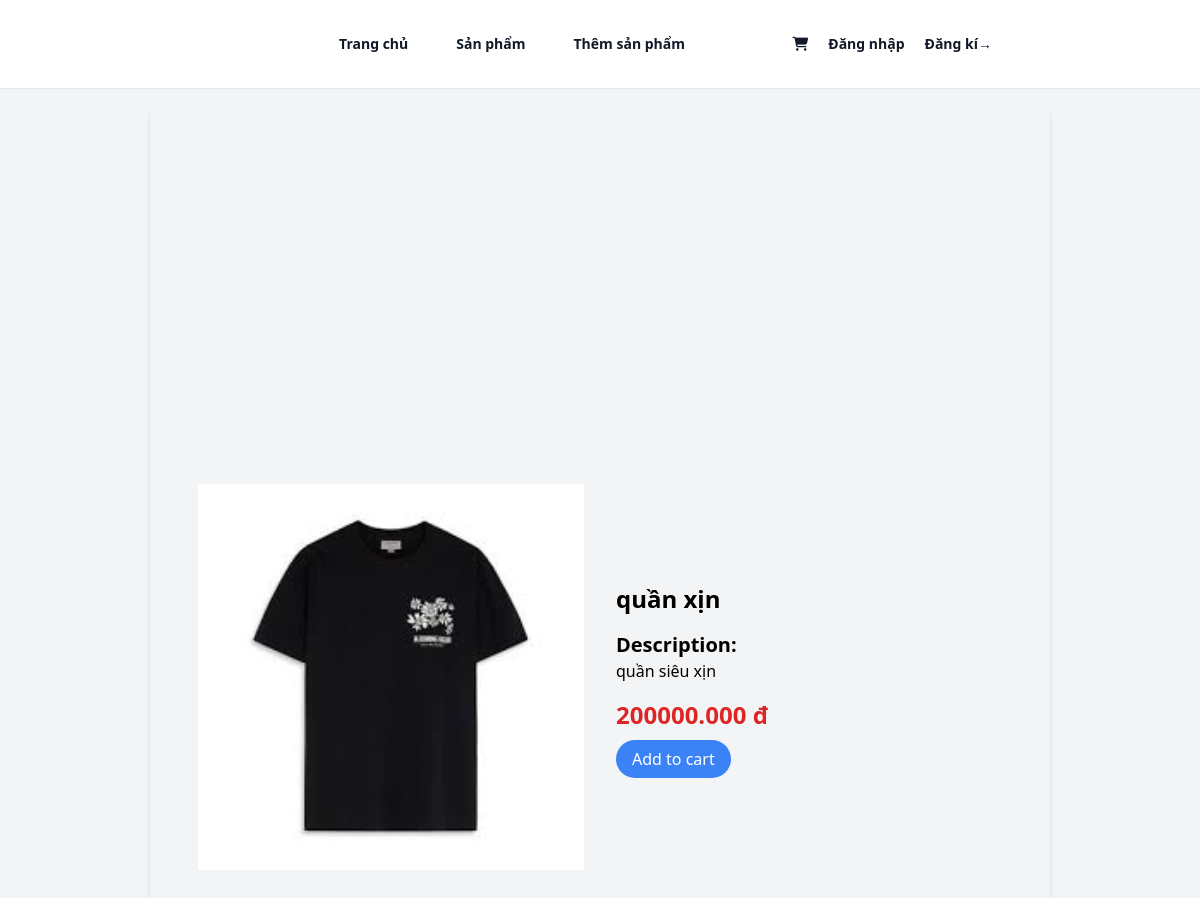
The page /detail/48/ on the database its author committed.
### home/models.py (models this page shows, shortened)
class Item(models.Model):
    name = models.CharField(max_length=100)
    price = models.DecimalField(max_digits=10, decimal_places=2)
    description = models.TextField()
    image_link = models.ImageField()
    created_at = models.DateTimeField(auto_now_add=True)
    created_by = models.ForeignKey(User, related_name='items', on_delete=models.CASCADE)
    category = models.ForeignKey(Category, related_name='items', on_delete=models.CASCADE)
    class Meta:
        ordering = ('name',)
        verbose_name_plural = 'Items'

### home/views.py (the view)
# urls.py: path('detail/<int:pk>/', views.detail, name = 'detail'),
def detail(request, pk):
    item = get_object_or_404(Item, pk=pk)
    return render(request, 'home/detail.html',{
        'item': item,
    })

### home/template/home/detail.html (shortened to what this page needs)
{% extends 'home/base.html' %}
{% block content %}
<div class="bg-gray-100 min-h-screen flex justify-center">
    <div class="w-full p-4 lg:p-8 shadow-md lg:w-3/4 lg:flex lg:items-center lg:mx-auto mt-5">
        <div class="lg:w-1/2 p-4">
            {% if 'http' in item.image_link.url %}
            {% with https_url=item.image_link.url|slice:'16:'|safe %}
                <img src="https://{{ https_url }}" alt="Ảnh" class="w-full h-auto">
            {% endwith %}
            {% else %}
            <img src="{{ item.image_link.url }}" alt="Product" class="w-full h-auto">
            {%endif%}
        </div>
        <div class="lg:w-1/2 p-4">
            <h1 class="text-2xl font-bold">{{item.name}}</h1>
            <div class="mt-4">
                <h2 class="text-xl font-semibold">Description:</h2>
                <p>{{item.description}}</p>
            </div>
            <div class="mt-4">
                <p class="text-2xl text-red-600 font-semibold">{{item.price|floatformat:3}} đ</p>
            </div>
            <div class="mt-4">
                <a href="{% url 'Cart:cart_add' item.id %}" class="bg-blue-500 text-white py-2 px-4 rounded-full">Add to cart</a>
            </div>
        </div>
    </div>
</div>
{% endblock %}

### rows shown on the page
Item: image_link (picture), name "quần xịn", description "quần siêu xịn", price "200000.000"
